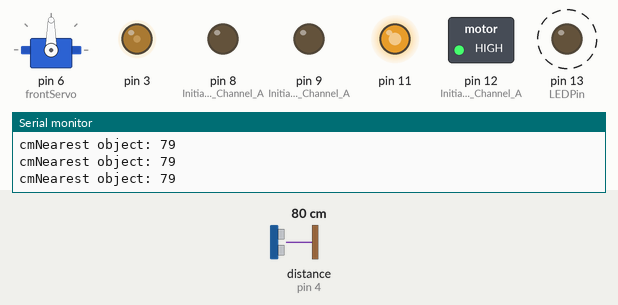
Recording of a sketch running on a simulated Arduino Uno, built with avr-gcc and run on an emulated ATmega328P. Shown: servo, switched loads named in the sketch (green lamp = pin HIGH), output pins drawn as LEDs (lit = HIGH), the last lines printed to the serial monitor. Wiring (inferred from the names in the program): ultrasonic range finder: trigger pin 5; echo pin 4. Dashed ring = blinking. Inputs (shaded band) come from the test bench; at power-on: distance to the obstacle (sensor on pin 4) 80 cm. The echo pulse lasts 58.3 µs per cm; pins used as bus, display or sensor lines are not drawn.

Above: at 3.29 s.
3.3 s: distance to the obstacle (sensor on pin 4) set to 12 cm
6.3 s: distance to the obstacle (sensor on pin 4) set to 9 cm
At 7.8 s:
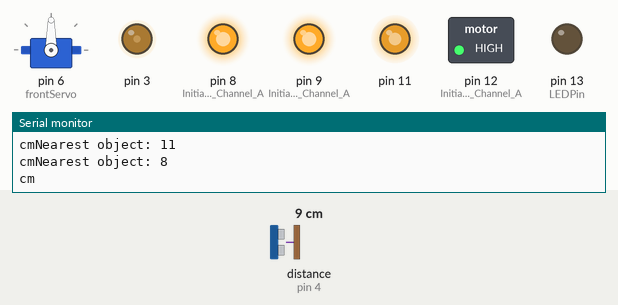
9.3 s: distance to the obstacle (sensor on pin 4) set to 250 cm
At 11.1 s:
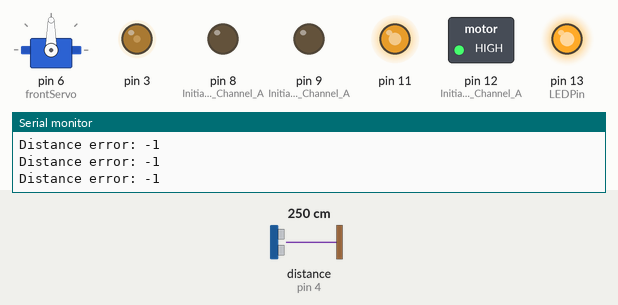
12.0 s: distance to the obstacle (sensor on pin 4) set to 203 cm
13.5 s: distance to the obstacle (sensor on pin 4) set to 195 cm
At 13.72 s:
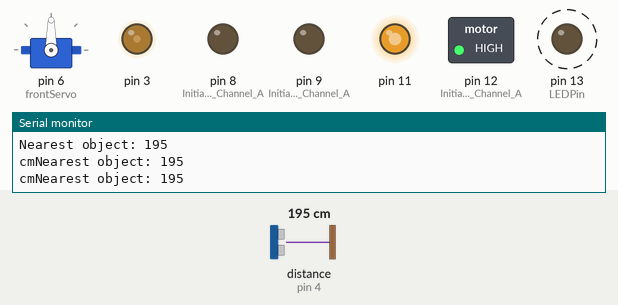
Timing chart, 0 to 17.5 s (numbered marks = the images above; inputs shaded):
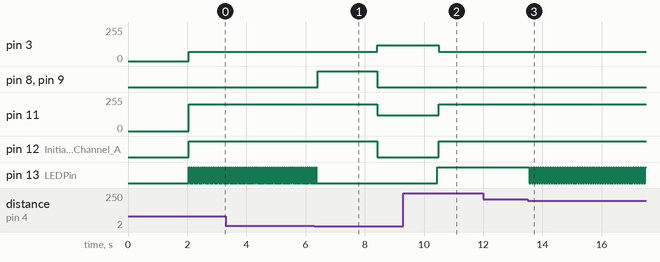

The sketch:

simpleController.ino
```cpp
/***********************************************************
* ArduMobile - An Autonomous Nagivating Mobile Robot
*
* Developed by Vasilis Tzivaras
* contact me at vtzivaras(at)gmail.com
*
* Arduino UNO R3
* HC-SR04 Ultrasonic Sensor
* Deek Robot Motor Shield v2
* LIPO 12V 1200mah Battery
* Two DC Motors
* One Servo
* ----------------------------
*
* TX attached at pin X
* RX attached at pin X
* Servo attached at pin 6
*
* HC-SR04 Ultrasonic Distance Sensor test
*   VCC to arduino 5v
*   GND to arduino GND
*   Echo to Arduino pin 7
*   Trig to Arduino pin 8
*
************************************************************/
#define echoPin 4
#define trigPin 5
#define LEDPin 13                       // Onboard LED

#include <Servo.h>

Servo frontServo;
int servoPosition = 90;


int maximumRange = 200;                 // Maximum range needed
int minimumRange = 0;                   // Minimum range needed
long duration=0, distance=0;            // Duration used to calculate distance

boolean objFound = false;               // When an abject is found this var is true

void setup() {
  Serial.begin(9600);

  //Setup Channel A
  pinMode(12, OUTPUT);                  //Initiates Motor Channel A pin
  pinMode(9, OUTPUT);                   //Initiates Brake Channel A pin

  //Setup Channel B
  pinMode(13, OUTPUT);                  //Initiates Motor Channel A pin
  pinMode(8, OUTPUT);                   //Initiates Brake Channel A pin

  // Front Servo
  frontServo.attach(6);

  pinMode(trigPin, OUTPUT);
  pinMode(echoPin, INPUT);
  pinMode(LEDPin, OUTPUT);              // Use LED indicator (if required)

  delay(2000);

  Serial.println("Arduino is ready...");
}

void getDistance() {
  /* The following trigPin/echoPin cycle is used to determine the
  distance of the nearest object by bouncing soundwaves off of it. */
  digitalWrite(trigPin, LOW);
  delayMicroseconds(2);

  digitalWrite(trigPin, HIGH);
  delayMicroseconds(10);

  digitalWrite(trigPin, LOW);
  duration = pulseIn(echoPin, HIGH);

  //Calculate the distance (in cm) based on the speed of sound.
  distance = duration/58.2;

  if (distance >= maximumRange || distance <= minimumRange){
    /* Send a negative number to computer and Turn LED ON
    to indicate "out of range" */
    Serial.println("Distance error: -1");
    digitalWrite(LEDPin, HIGH);
  }else {
    /* Send the distance to the computer using Serial protocol, and
    turn LED OFF to indicate successful reading. */
    Serial.print("Nearest object: ");
    Serial.println(distance);
    Serial.print("cm");
    digitalWrite(LEDPin, LOW);
  }

  //Delay 50ms before next reading.
  delay(50);
}

/*
 * Move forward at given speed
 */
void moveForward(int forwardSpeed) {
  //Motor A forward @ given speed
  digitalWrite(12, HIGH);                 // Establishes forward direction of Channel A
  digitalWrite(9, LOW);                   // Disengage the Brake for Channel A
  analogWrite(3, 70);           // Spins the motor on Channel A at given speed

  //Motor B forward @ given speed
  digitalWrite(13, HIGH);                 // Establishes forward direction of Channel B
  digitalWrite(8, LOW);                   // Disengage the Brake for Channel B
  analogWrite(11, 200);          // Spins the motor on Channel B at given speed
}

/*
 * Stop whatever you are doing
 */
void stopMoving() {
  digitalWrite(8, HIGH);  //Engage the Brake for Channel A
  digitalWrite(9, HIGH);  //Engage the Brake for Channel B
}

/*
 * Move backward at given speed
 */
void moveBackward(int backwardSpeed) {
  //Motor A backward @ given speed
  digitalWrite(12, LOW);                  // Establishes backward direction of Channel A
  digitalWrite(9, LOW);                   // Disengage the Brake for Channel A
  analogWrite(3, backwardSpeed);           // Spins the motor on Channel A at given speed

  //Motor B backward @ given speed
  digitalWrite(13, LOW);                  // Establishes backward direction of Channel B
  digitalWrite(8, LOW);                   // Disengage the Brake for Channel B
  analogWrite(11, backwardSpeed);          // Spins the motor on Channel B at given speed
}

/*
 * Turn left at given speed
 */
void turnLeft(int turnLSpeed) {
  //Motor A forward @ given speed
  digitalWrite(12, HIGH);                 // Establishes forward direction of Channel A
  digitalWrite(9, LOW);                   // Disengage the Brake for Channel A
  analogWrite(3, turnLSpeed);             // Spins the motor on Channel A at given speed

  //Motor B backward @ given speed
  digitalWrite(13, LOW);                  // Establishes backward direction of Channel B
  digitalWrite(8, LOW);                   // Disengage the Brake for Channel B
  analogWrite(11, turnLSpeed);            // Spins the motor on Channel B at given speed
}

/*
 * Turn right at given speed
 */
void turnRight(int turnRSpeed) {
  //Motor B forward @ given speed
  digitalWrite(13, LOW);                 // Establishes forward direction of Channel B
  digitalWrite(8, LOW);                   // Disengage the Brake for Channel B
  analogWrite(11, turnRSpeed);            // Spins the motor on Channel B at given speedd

  //Motor A backward @ given speed
  digitalWrite(12, LOW);                  // Establishes backward direction of Channel A
  digitalWrite(9, LOW);                   // Disengage the Brake for Channel A
  analogWrite(3, turnRSpeed);             // Spins the motor on Channel A at given speed
}

/*
 * Run the loop
 */
void loop() {
  // Update distance variable with the current sonar distance
  getDistance();

  // Check if there is any obstacle in front of the mobile
  if( (distance > 2) && (distance < 10) ) {
    // Stop for 2 sec and think.
    stopMoving();
    delay(2000);

    // An obstacle is found in 10 cm away, do something and avoid it
    turnRight(120);

    // Keep turning for 2 sec.
    delay(2000);

    // Route changed keep going forward.
  }else{
    // Free way, move forward at 90 speed.
    moveForward(150);
  }

  delay(20);
}
```

Measured:
- the behaviour switches between 11 and 10 cm on distance to the obstacle (sensor on pin 4) (found by bisection; images 0 and 1)
- the behaviour switches between 200 and 199 cm on distance to the obstacle (sensor on pin 4) (found by bisection; images 2 and 3)
- after the input at 6.3 s, pin 3: 70/255 → 120/255 after 2.1 s; pin 8 (Initiates_Brake_Channel_A), pin 9 (Initiates_Brake_Channel_A): LOW → HIGH after 0.12 s, → LOW 2.0 s later; pin 11: 200/255 → 120/255 after 2.1 s; pin 12 (Initiates_Motor_Channel_A): HIGH → LOW after 2.1 s; pin 13 (LEDPin): goes on until 6.4 s, then stays LOW
- after the input at 9.3 s, pin 3: 120/255 → 70/255 after 1.2 s; pin 8 (Initiates_Brake_Channel_A), pin 9 (Initiates_Brake_Channel_A): stays LOW (without the input it goes to HIGH after 1.2 s); pin 11: 120/255 → 200/255 after 1.2 s; pin 12 (Initiates_Motor_Channel_A), pin 13 (LEDPin): LOW → HIGH after 1.2 s
- after the input at 13.5 s, pin 13 (LEDPin): alternates HIGH for 0.03 s and LOW for 0.05 s, starting after 0.05 s
- by itself, pin 13 (LEDPin): alternates HIGH for 0.02 s and LOW for 0.05 s
